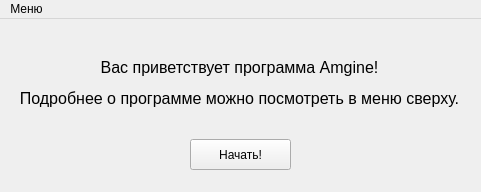
<?xml version="1.0" encoding="UTF-8"?>
<ui version="4.0">
 <class>Start_Window</class>
 <widget class="QMainWindow" name="Start_Window">
  <property name="geometry">
   <rect>
    <x>0</x>
    <y>0</y>
    <width>481</width>
    <height>192</height>
   </rect>
  </property>
  <property name="windowTitle">
   <string>MainWindow</string>
  </property>
  <widget class="QWidget" name="centralwidget">
   <widget class="QPushButton" name="start_login_btn">
    <property name="geometry">
     <rect>
      <x>190</x>
      <y>120</y>
      <width>101</width>
      <height>31</height>
     </rect>
    </property>
    <property name="text">
     <string>Начать!</string>
    </property>
   </widget>
   <widget class="QLabel" name="label">
    <property name="geometry">
     <rect>
      <x>10</x>
      <y>10</y>
      <width>459</width>
      <height>109</height>
     </rect>
    </property>
    <property name="text">
     <string>&lt;html&gt;&lt;head/&gt;&lt;body&gt;&lt;p align=&quot;center&quot;&gt;&lt;span style=&quot; font-size:12pt;&quot;&gt;Вас приветствует программа Amgine!&lt;/span&gt;&lt;/p&gt;&lt;p align=&quot;center&quot;&gt;&lt;span style=&quot; font-size:12pt;&quot;&gt;Подробнее о программе можно посмотреть в меню сверху.&lt;/span&gt;&lt;/p&gt;&lt;/body&gt;&lt;/html&gt;</string>
    </property>
   </widget>
  </widget>
  <widget class="QMenuBar" name="menubar">
   <property name="geometry">
    <rect>
     <x>0</x>
     <y>0</y>
     <width>481</width>
     <height>21</height>
    </rect>
   </property>
   <widget class="QMenu" name="menu">
    <property name="title">
     <string>Меню</string>
    </property>
    <addaction name="info"/>
    <addaction name="help"/>
    <addaction name="history"/>
   </widget>
   <addaction name="menu"/>
  </widget>
  <action name="info">
   <property name="text">
    <string>Инфо</string>
   </property>
  </action>
  <action name="help">
   <property name="text">
    <string>Помощь</string>
   </property>
  </action>
  <action name="history">
   <property name="text">
    <string>История</string>
   </property>
  </action>
 </widget>
 <resources/>
 <connections/>
</ui>
